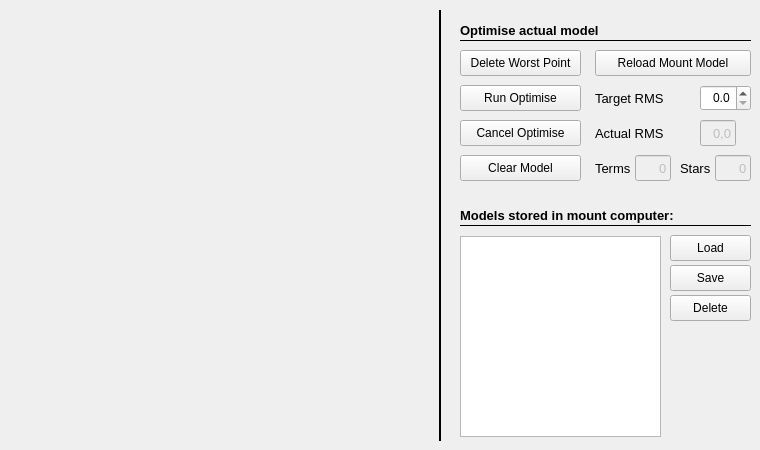
   <widget class="QWidget" name="tab_8">
    <attribute name="title">
     <string>Manage Model</string>
    </attribute>
    <widget class="QLabel" name="label_37">
     <property name="geometry">
      <rect>
       <x>595</x>
       <y>85</y>
       <width>71</width>
       <height>26</height>
      </rect>
     </property>
     <property name="font">
      <font>
       <pointsize>10</pointsize>
      </font>
     </property>
     <property name="text">
      <string>Target RMS</string>
     </property>
    </widget>
    <widget class="QPushButton" name="btn_runTargetRMSAlignment">
     <property name="geometry">
      <rect>
       <x>460</x>
       <y>85</y>
       <width>121</width>
       <height>26</height>
      </rect>
     </property>
     <property name="toolTip">
      <string>&lt;html&gt;&lt;head/&gt;&lt;body&gt;&lt;p&gt;Deletes worst point of actual alignment model until error is below target RMS.&lt;/p&gt;&lt;/body&gt;&lt;/html&gt;</string>
     </property>
     <property name="text">
      <string>Run Optimise</string>
     </property>
    </widget>
    <widget class="QDoubleSpinBox" name="targetRMS">
     <property name="geometry">
      <rect>
       <x>700</x>
       <y>85</y>
       <width>51</width>
       <height>26</height>
      </rect>
     </property>
     <property name="font">
      <font>
       <family>Arial</family>
       <weight>50</weight>
       <bold>false</bold>
      </font>
     </property>
     <property name="alignment">
      <set>Qt::AlignRight|Qt::AlignTrailing|Qt::AlignVCenter</set>
     </property>
     <property name="decimals">
      <number>1</number>
     </property>
     <property name="maximum">
      <double>30.000000000000000</double>
     </property>
     <property name="singleStep">
      <double>0.100000000000000</double>
     </property>
    </widget>
    <widget class="Line" name="line_18">
     <property name="geometry">
      <rect>
       <x>460</x>
       <y>225</y>
       <width>291</width>
       <height>1</height>
      </rect>
     </property>
     <property name="frameShadow">
      <enum>QFrame::Plain</enum>
     </property>
     <property name="orientation">
      <enum>Qt::Horizontal</enum>
     </property>
    </widget>
    <widget class="QPushButton" name="btn_deleteWorstPoint">
     <property name="geometry">
      <rect>
       <x>460</x>
       <y>50</y>
       <width>121</width>
       <height>26</height>
      </rect>
     </property>
     <property name="toolTip">
      <string>&lt;html&gt;&lt;head/&gt;&lt;body&gt;&lt;p&gt;Deletes worst point of actual alignment model in the mount. It could happen, that the overall RMS rises.&lt;/p&gt;&lt;/body&gt;&lt;/html&gt;</string>
     </property>
     <property name="text">
      <string>Delete Worst Point</string>
     </property>
    </widget>
    <widget class="Line" name="line_44">
     <property name="geometry">
      <rect>
       <x>460</x>
       <y>40</y>
       <width>291</width>
       <height>1</height>
      </rect>
     </property>
     <property name="autoFillBackground">
      <bool>false</bool>
     </property>
     <property name="frameShadow">
      <enum>QFrame::Plain</enum>
     </property>
     <property name="orientation">
      <enum>Qt::Horizontal</enum>
     </property>
    </widget>
    <widget class="QLabel" name="label_124">
     <property name="geometry">
      <rect>
       <x>460</x>
       <y>20</y>
       <width>161</width>
       <height>21</height>
      </rect>
     </property>
     <property name="font">
      <font>
       <pointsize>10</pointsize>
       <weight>75</weight>
       <bold>true</bold>
      </font>
     </property>
     <property name="text">
      <string>Optimise actual model</string>
     </property>
    </widget>
    <widget class="QLabel" name="label_125">
     <property name="geometry">
      <rect>
       <x>460</x>
       <y>205</y>
       <width>251</width>
       <height>21</height>
      </rect>
     </property>
     <property name="font">
      <font>
       <pointsize>10</pointsize>
       <weight>75</weight>
       <bold>true</bold>
      </font>
     </property>
     <property name="text">
      <string>Models stored in mount computer:</string>
     </property>
    </widget>
    <widget class="Line" name="line_46">
     <property name="geometry">
      <rect>
       <x>430</x>
       <y>10</y>
       <width>21</width>
       <height>431</height>
      </rect>
     </property>
     <property name="styleSheet">
      <string notr="true"/>
     </property>
     <property name="frameShadow">
      <enum>QFrame::Plain</enum>
     </property>
     <property name="lineWidth">
      <number>2</number>
     </property>
     <property name="orientation">
      <enum>Qt::Vertical</enum>
     </property>
    </widget>
    <widget class="QWidget" name="model" native="true">
     <property name="enabled">
      <bool>true</bool>
     </property>
     <property name="geometry">
      <rect>
       <x>10</x>
       <y>10</y>
       <width>411</width>
       <height>431</height>
      </rect>
     </property>
     <property name="autoFillBackground">
      <bool>true</bool>
     </property>
    </widget>
    <widget class="QPushButton" name="btn_cancelRunTargetRMSAlignment">
     <property name="geometry">
      <rect>
       <x>460</x>
       <y>120</y>
       <width>121</width>
       <height>26</height>
      </rect>
     </property>
     <property name="toolTip">
      <string>&lt;html&gt;&lt;head/&gt;&lt;body&gt;&lt;p&gt;Cancels the optimise run.&lt;/p&gt;&lt;/body&gt;&lt;/html&gt;</string>
     </property>
     <property name="text">
      <string>Cancel Optimise</string>
     </property>
    </widget>
    <widget class="QLineEdit" name="le_alignErrorRMS2">
     <property name="enabled">
      <bool>false</bool>
     </property>
     <property name="geometry">
      <rect>
       <x>700</x>
       <y>120</y>
       <width>36</width>
       <height>26</height>
      </rect>
     </property>
     <property name="font">
      <font>
       <family>Arial</family>
       <pointsize>10</pointsize>
       <weight>50</weight>
       <bold>false</bold>
      </font>
     </property>
     <property name="mouseTracking">
      <bool>false</bool>
     </property>
     <property name="focusPolicy">
      <enum>Qt::NoFocus</enum>
     </property>
     <property name="acceptDrops">
      <bool>false</bool>
     </property>
     <property name="toolTip">
      <string>&lt;html&gt;&lt;head/&gt;&lt;body&gt;&lt;p&gt;Actual RMS Error in arc sec&lt;/p&gt;&lt;p&gt;&lt;br/&gt;&lt;/p&gt;&lt;/body&gt;&lt;/html&gt;</string>
     </property>
     <property name="layoutDirection">
      <enum>Qt::RightToLeft</enum>
     </property>
     <property name="text">
      <string>0,0</string>
     </property>
     <property name="alignment">
      <set>Qt::AlignRight|Qt::AlignTrailing|Qt::AlignVCenter</set>
     </property>
     <property name="readOnly">
      <bool>true</bool>
     </property>
    </widget>
    <widget class="QLabel" name="label_75">
     <property name="geometry">
      <rect>
       <x>595</x>
       <y>120</y>
       <width>71</width>
       <height>26</height>
      </rect>
     </property>
     <property name="font">
      <font>
       <pointsize>10</pointsize>
      </font>
     </property>
     <property name="text">
      <string>Actual RMS</string>
     </property>
    </widget>
    <widget class="QPushButton" name="btn_clearModel">
     <property name="geometry">
      <rect>
       <x>460</x>
       <y>155</y>
       <width>121</width>
       <height>26</height>
      </rect>
     </property>
     <property name="toolTip">
      <string>&lt;html&gt;&lt;head/&gt;&lt;body&gt;&lt;p&gt;Clear the alignment model in mount. Can't be revised.&lt;/p&gt;&lt;/body&gt;&lt;/html&gt;</string>
     </property>
     <property name="text">
      <string>Clear Model</string>
     </property>
    </widget>
    <widget class="QLineEdit" name="le_alignNumberStars2">
     <property name="enabled">
      <bool>false</bool>
     </property>
     <property name="geometry">
      <rect>
       <x>715</x>
       <y>155</y>
       <width>36</width>
       <height>26</height>
      </rect>
     </property>
     <property name="font">
      <font>
       <family>Arial</family>
       <pointsize>10</pointsize>
       <weight>50</weight>
       <bold>false</bold>
      </font>
     </property>
     <property name="mouseTracking">
      <bool>false</bool>
     </property>
     <property name="focusPolicy">
      <enum>Qt::NoFocus</enum>
     </property>
     <property name="acceptDrops">
      <bool>false</bool>
     </property>
     <property name="toolTip">
      <string>Number of alignment stars in actual used pointing model</string>
     </property>
     <property name="layoutDirection">
      <enum>Qt::RightToLeft</enum>
     </property>
     <property name="text">
      <string>0</string>
     </property>
     <property name="alignment">
      <set>Qt::AlignRight|Qt::AlignTrailing|Qt::AlignVCenter</set>
     </property>
     <property name="readOnly">
      <bool>true</bool>
     </property>
    </widget>
    <widget class="QLabel" name="label_76">
     <property name="geometry">
      <rect>
       <x>680</x>
       <y>155</y>
       <width>36</width>
       <height>26</height>
      </rect>
     </property>
     <property name="font">
      <font>
       <pointsize>10</pointsize>
      </font>
     </property>
     <property name="text">
      <string>Stars</string>
     </property>
    </widget>
    <widget class="QLineEdit" name="le_alignNumberTerms2">
     <property name="enabled">
      <bool>false</bool>
     </property>
     <property name="geometry">
      <rect>
       <x>635</x>
       <y>155</y>
       <width>36</width>
       <height>26</height>
      </rect>
     </property>
     <property name="font">
      <font>
       <family>Arial</family>
       <pointsize>10</pointsize>
       <weight>50</weight>
       <bold>false</bold>
      </font>
     </property>
     <property name="mouseTracking">
      <bool>false</bool>
     </property>
     <property name="focusPolicy">
      <enum>Qt::NoFocus</enum>
     </property>
     <property name="acceptDrops">
      <bool>false</bool>
     </property>
     <property name="toolTip">
      <string>&lt;html&gt;&lt;head/&gt;&lt;body&gt;&lt;p&gt;Number of Terms in actual used pointing model&lt;/p&gt;&lt;/body&gt;&lt;/html&gt;</string>
     </property>
     <property name="layoutDirection">
      <enum>Qt::RightToLeft</enum>
     </property>
     <property name="text">
      <string>0</string>
     </property>
     <property name="alignment">
      <set>Qt::AlignRight|Qt::AlignTrailing|Qt::AlignVCenter</set>
     </property>
     <property name="readOnly">
      <bool>true</bool>
     </property>
    </widget>
    <widget class="QLabel" name="label_209">
     <property name="geometry">
      <rect>
       <x>595</x>
       <y>155</y>
       <width>41</width>
       <height>26</height>
      </rect>
     </property>
     <property name="font">
      <font>
       <pointsize>10</pointsize>
      </font>
     </property>
     <property name="text">
      <string>Terms</string>
     </property>
    </widget>
    <widget class="QPushButton" name="btn_reloadAlignmentModel">
     <property name="geometry">
      <rect>
       <x>595</x>
       <y>50</y>
       <width>156</width>
       <height>26</height>
      </rect>
     </property>
     <property name="toolTip">
      <string>&lt;html&gt;&lt;head/&gt;&lt;body&gt;&lt;p&gt;Reloads the refinement model from mount. Needed if you change things manually with handcontroller or other software&lt;/p&gt;&lt;/body&gt;&lt;/html&gt;</string>
     </property>
     <property name="text">
      <string>Reload Mount Model</string>
     </property>
    </widget>
    <widget class="QPushButton" name="btn_saveModel">
     <property name="geometry">
      <rect>
       <x>670</x>
       <y>265</y>
       <width>81</width>
       <height>26</height>
      </rect>
     </property>
     <property name="toolTip">
      <string>&lt;html&gt;&lt;head/&gt;&lt;body&gt;&lt;p&gt;Saves actual alignment model under selected name or edited name.&lt;/p&gt;&lt;/body&gt;&lt;/html&gt;</string>
     </property>
     <property name="text">
      <string>Save</string>
     </property>
    </widget>
    <widget class="QListWidget" name="listModelName">
     <property name="geometry">
      <rect>
       <x>460</x>
       <y>236</y>
       <width>201</width>
       <height>201</height>
      </rect>
     </property>
    </widget>
    <widget class="QPushButton" name="btn_loadModel">
     <property name="geometry">
      <rect>
       <x>670</x>
       <y>235</y>
       <width>81</width>
       <height>26</height>
      </rect>
     </property>
     <property name="toolTip">
      <string>&lt;html&gt;&lt;head/&gt;&lt;body&gt;&lt;p&gt;Loads the actual selected alignment model.&lt;/p&gt;&lt;/body&gt;&lt;/html&gt;</string>
     </property>
     <property name="text">
      <string>Load</string>
     </property>
    </widget>
    <widget class="QPushButton" name="btn_deleteModel">
     <property name="geometry">
      <rect>
       <x>670</x>
       <y>295</y>
       <width>81</width>
       <height>26</height>
      </rect>
     </property>
     <property name="toolTip">
      <string>&lt;html&gt;&lt;head/&gt;&lt;body&gt;&lt;p&gt;Deletes the actual selected alignment model.&lt;/p&gt;&lt;/body&gt;&lt;/html&gt;</string>
     </property>
     <property name="text">
      <string>Delete</string>
     </property>
    </widget>
    <zorder>line_18</zorder>
    <zorder>line_44</zorder>
    <zorder>label_37</zorder>
    <zorder>btn_runTargetRMSAlignment</zorder>
    <zorder>targetRMS</zorder>
    <zorder>btn_deleteWorstPoint</zorder>
    <zorder>label_124</zorder>
    <zorder>label_125</zorder>
    <zorder>line_46</zorder>
    <zorder>model</zorder>
    <zorder>btn_cancelRunTargetRMSAlignment</zorder>
    <zorder>le_alignErrorRMS2</zorder>
    <zorder>label_75</zorder>
    <zorder>btn_clearModel</zorder>
    <zorder>le_alignNumberStars2</zorder>
    <zorder>label_76</zorder>
    <zorder>le_alignNumberTerms2</zorder>
    <zorder>label_209</zorder>
    <zorder>btn_reloadAlignmentModel</zorder>
    <zorder>btn_saveModel</zorder>
    <zorder>listModelName</zorder>
    <zorder>btn_loadModel</zorder>
    <zorder>btn_deleteModel</zorder>
   </widget>
